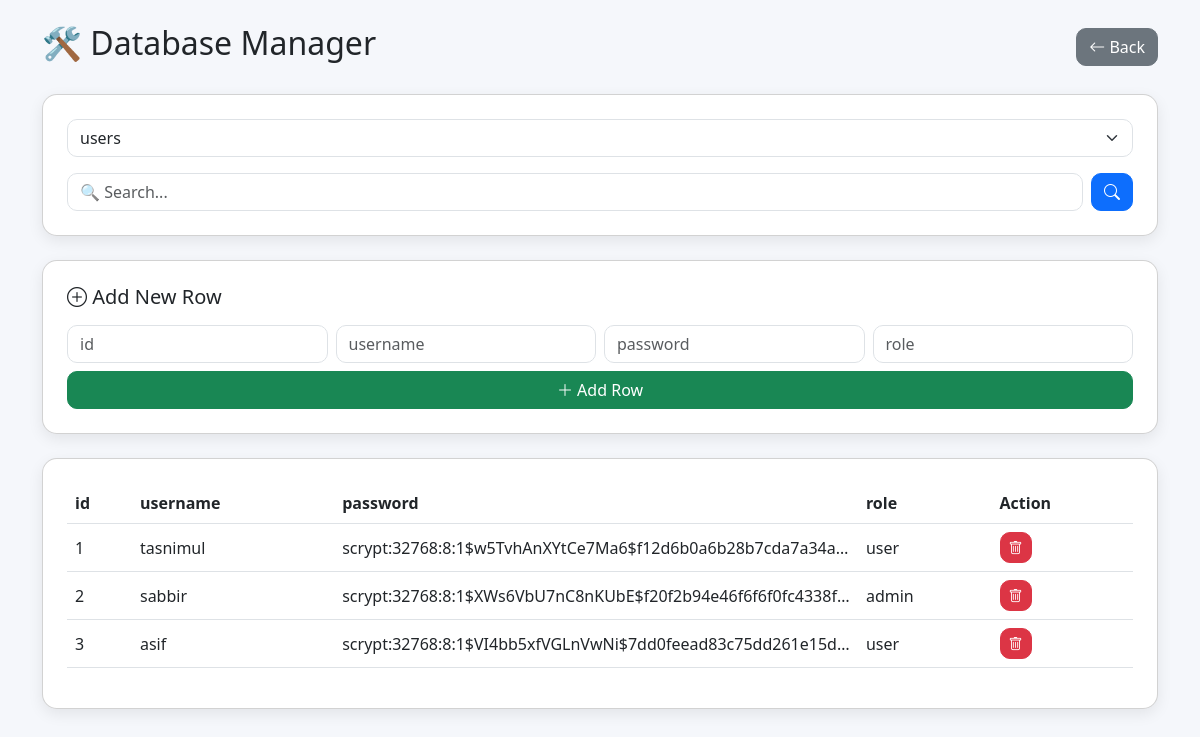
Page /admin/database (signed in) on the committed database.
### tables this page shows
CREATE TABLE users (
    id INTEGER PRIMARY KEY AUTOINCREMENT,
    username TEXT UNIQUE,
    password TEXT,
    role TEXT
);

### app.py (the view)
@app.route('/admin/database')
def view_database():
    if session.get('role') != 'admin':
        return redirect('/admin_auth')
    conn = sqlite3.connect(DB_PATH)
    c = conn.cursor()
    table = request.args.get('table', 'users')
    search = request.args.get('search', '')
    c.execute("SELECT name FROM sqlite_master WHERE type='table'")
    tables = [t[0] for t in c.fetchall()]
    if table not in tables:
        table = tables[0]
    if search:
        query = f"SELECT * FROM {table} WHERE " + " OR ".join(
            [f"{col} LIKE ?" for col in get_columns(c, table)]
        )
        values = ['%' + search + '%'] * len(get_columns(c, table))
        c.execute(query, values)
    else:
        c.execute(f"SELECT * FROM {table}")
    rows = c.fetchall()
    col_names = [desc[0] for desc in c.description]
    conn.close()
    return render_template("database.html",
                           tables=tables,
                           current_table=table,
                           rows=rows,
                           col_names=col_names,
                           search=search)

### templates/database.html (shortened to what this page needs)
<!DOCTYPE html>
<html>
<head>
    <link href="https://cdn.jsdelivr.net/npm/bootstrap@5.3.0/dist/css/bootstrap.min.css" rel="stylesheet">
    <link href="https://cdn.jsdelivr.net/npm/bootstrap-icons/font/bootstrap-icons.css" rel="stylesheet">
</head>
<body class="container py-4">
<div class="header mb-4">
    <h2>🛠 Database Manager</h2>
    <a href="/admin" class="btn btn-secondary">
        <i class="bi bi-arrow-left"></i> Back
    </a>
</div>
<div class="card p-4 mb-4">
    <form method="get" class="mb-3">
        <select name="table" onchange="this.form.submit()" class="form-select">
            {% for t in tables %}
            <option value="{{t}}" {% if t == current_table %}selected{% endif %}>
                {{t}}
            </option>
            {% endfor %}
        </select>
    </form>
    <form method="get" class="d-flex">
        <input name="search" value="{{search}}" class="form-control me-2" placeholder="🔍 Search...">
        <button class="btn btn-primary">
            <i class="bi bi-search"></i>
        </button>
    </form>
</div>
<div class="card p-4 mb-4">
    <h5 class="mb-3"><i class="bi bi-plus-circle"></i> Add New Row</h5>
    <form method="post" action="/admin/add_row/{{current_table}}" class="row g-2">
        {% for col in col_names %}
        <div class="col-md-3">
            <input name="{{col}}" placeholder="{{col}}" class="form-control">
        </div>
        {% endfor %}
        <div class="col-12">
            <button class="btn btn-success w-100">
                <i class="bi bi-plus-lg"></i> Add Row
            </button>
        </div>
    </form>
</div>
<div class="card p-4">
    <div class="table-responsive">
        <table class="table table-hover align-middle">
            <thead>
                <tr>
                    {% for col in col_names %}
                    <th>{{col}}</th>
                    {% endfor %}
                    <th>Action</th>
                </tr>
            </thead>
            <tbody>
                {% for row in rows %}
                <tr>
                    {% for item in row %}
                    <td class="truncate" title="{{item}}">
                        {{item}}
                    </td>
                    {% endfor %}
                    <td>
                        <a href="/admin/delete_row/{{current_table}}/{{row[0]}}"
                           onclick="return confirm('Are you sure you want to delete this row?')"
                           class="btn btn-danger btn-sm">
                           <i class="bi bi-trash"></i>
                        </a>
                    </td>
                </tr>
                {% endfor %}
            </tbody>
        </table>
    </div>
</div>
</body>
</html>

### templates/database.html (style rules this page uses)
body { background-color: #f5f7fb; }
.card { border-radius: 15px; box-shadow: 0 5px 15px rgba(0,0,0,0.08); overflow: hidden; }
.btn { border-radius: 10px; }
input, select { border-radius: 10px !important; }
th { background-color: #0d6efd; color: white; }
.header { display: flex; justify-content: space-between; align-items: center; }
.truncate { max-width: 250px; overflow: hidden; text-overflow: ellipsis; white-space: nowrap; }

### rows in the picture
users: row "1", username "tasnimul", password "scrypt:32768:8:1$w5TvhAnXYtCe7Ma6$f12d6b0a6b28b7cda7a34a…", role "user"
users: row "2", username "sabbir", password "scrypt:32768:8:1$XWs6VbU7nC8nKUbE$f20f2b94e46f6f6f0fc4338f…", role "admin"
users: row "3", username "asif", password "scrypt:32768:8:1$VI4bb5xfVGLnVwNi$7dd0feead83c75dd261e15d…", role "user"

### other values in the picture
{{ col }} "id" "username" "password" "role"
form field table "users"
